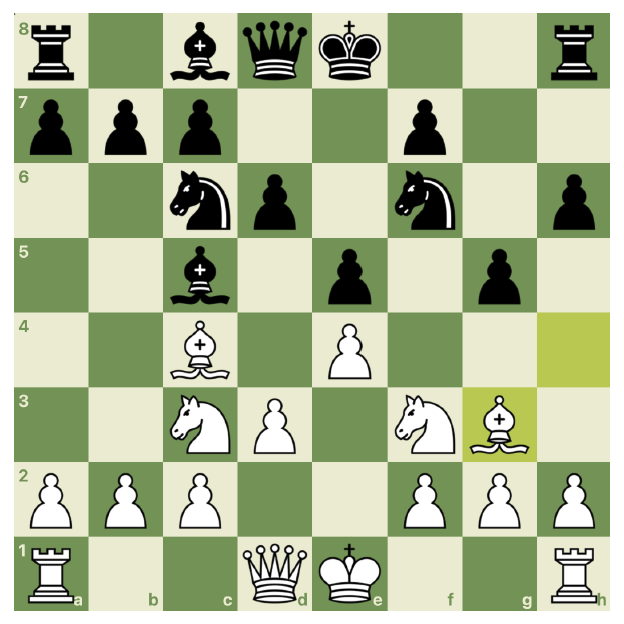
#> input picture ejemplos/tablero1.png, 624 x 624 px
$ python entrenar_dual.py
#> lines starting #> are read from the running program, lines starting #| are printed output that depends on the picture; after the words box and inside, x2 and y2 are one past the last pixel; in counts of white or black regions, pixels touching at a corner belong together
### deteccion_tablero.py
"""
Detección de tablero para el reto ONCE.
Verificado sobre los diez diagramas de ejemplos/: la rejilla queda alineada en
los dos estilos (tablero moderno en color y escaneo de libro en blanco y negro).

Sustituye a la detección anterior, que se desviaba media casilla y hacía que
cada recorte contuviera trozos de dos casillas.
"""

from PIL import Image
import numpy as np

# Colores del tablero moderno (medidos en los ejemplos)
LIGHT = (234, 235, 208)
DARK = (115, 147, 86)
HIGHLIGHT_YELLOW = (184, 200, 81)


def _near(arr, color, tol=18):
    return np.abs(arr.astype(int) - np.array(color)).max(2) <= tol


def detect_board(img, margen=0):
    """
    Devuelve (x0, y0, x1, y1): la caja del tablero dentro de la imagen.

    margen: desplazamiento en píxeles aplicado a los cuatro lados. Positivo
            encoge la caja, negativo la agranda. Es lo que conectamos a los
            deslizadores de ajuste manual de la interfaz.
    """
    a = np.array(img.convert("RGB"))

    # ¿Es un tablero moderno en color? Se reconoce por sus dos colores de casilla.
    es_color = _near(a, LIGHT) | _near(a, DARK) | _near(a, HIGHLIGHT_YELLOW)

    if es_color.mean() > 0.25:
        ys, xs = np.where(es_color)
        box = [xs.min(), ys.min(), xs.max() + 1, ys.max() + 1]
    else:
        # Diagrama escaneado: el tablero va dentro de un marco negro. Buscamos
        # las filas y columnas que son casi enteramente oscuras: son el marco.
        oscuro = a.astype(int).sum(2) < 300
        h, w = oscuro.shape
        filas = np.where(oscuro.sum(1) > 0.5 * w)[0]
        cols = np.where(oscuro.sum(0) > 0.5 * h)[0]
        if len(filas) >= 2 and len(cols) >= 2:
            box = [cols.min(), filas.min(), cols.max() + 1, filas.max() + 1]
        else:
            ys, xs = np.where(oscuro)
            box = [xs.min(), ys.min(), xs.max() + 1, ys.max() + 1]

    x0, y0, x1, y1 = box
    return (x0 + margen, y0 + margen, x1 - margen, y1 - margen)


def recortar_casillas(img, tam=32, margen=0, recorte_interior=0.06):
    """
    Devuelve una lista de 64 imágenes de casilla, en orden a8..h8, a7..h7, ... a1..h1
    (el mismo orden de lectura de un FEN).

    recorte_interior: fracción del lado que se descarta en cada borde de la
        casilla. Un 6% quita las líneas de separación y las etiquetas de
        coordenadas sin llegar a cortar las piezas.
    """
    x0, y0, x1, y1 = detect_board(img, margen)
    tablero = img.convert("RGB").crop((x0, y0, x1, y1))
    W, H = tablero.size
    sx, sy = W / 8.0, H / 8.0
    dx, dy = sx * recorte_interior, sy * recorte_interior

    casillas = []
    for fila in range(8):          # fila 0 = rank 8
        for col in range(8):       # col 0 = columna a
            cx0 = col * sx + dx
            cy0 = fila * sy + dy
            cx1 = (col + 1) * sx - dx
            cy1 = (fila + 1) * sy - dy
            c = tablero.crop((int(cx0), int(cy0), int(cx1), int(cy1)))
            casillas.append(c.resize((tam, tam), Image.LANCZOS))
    return casillas


# [19 lines left out: function color_de_casilla, not called in this run]


# [22 lines that do not run on import are left out]

### entrenar_dual.py
"""
Entrena DOS clasificadores separados, uno por estilo visual, y valida los diez
diagramas contra la verdad de referencia de la ONCE.

Ejecutar:  python entrenar_dual.py
"""
import re, pickle, numpy as np
from PIL import Image
from sklearn.neighbors import KNeighborsClassifier
from deteccion_tablero import recortar_casillas, detect_board

BR = {'⠂':1,'⠆':2,'⠒':3,'⠲':4,'⠢':5,'⠖':6,'⠶':7,'⠦':8}
PZ = {'R':'K','D':'Q','T':'R','C':'N','A':'B','P':'P'}

def idx(col, row):                      # a8 -> 0 ... h1 -> 63
    return (8 - row) * 8 + (ord(col) - ord('a'))

def gt_braille(linea, color):
    out = {}
    for m in re.finditer(r'([RDTCAP]?)([a-h])([⠂⠆⠒⠲⠢⠖⠶⠦])', linea):
        p, c, r = m.groups()
        out[idx(c, BR[r])] = color + (PZ[p] if p else 'P')
    return out

def gt_audio(linea, color):
    """'Rey en E2, Torres en C1 y H1, Peones en A2, B2 y C2'"""
    out = {}
    tipo = None
    NOMB = [('Peon','P'),('Peón','P'),('Rey','K'),('Dama','Q'),('Torre','R'),
            ('Alfil','B'),('Caballo','N')]
    for tok in re.split(r'[,;]| y ', linea):
        for n, p in NOMB:
            if n.lower() in tok.lower():
                tipo = p
                break
        m = re.search(r'\b([A-Ha-h])\s?([1-8])\b', tok)
        if m and tipo:
            out[idx(m.group(1).lower(), int(m.group(2)))] = color + tipo
    return out

GT = {
 'tablero1.png':  ('b', "Re⠂ Dd⠂ Ta⠂ Th⠂ Cc⠒ Cf⠒ Ac⠲ Ag⠒ a⠆ b⠆ c⠆ d⠒ e⠲ f⠆ g⠆ h⠆",
                        "Re⠦ Dd⠦ Ta⠦ Th⠦ Cc⠖ Cf⠖ Ac⠢ Ac⠦ a⠶ b⠶ c⠶ d⠖ e⠢ f⠶ g⠢ h⠖", 'moderno', 0),
 'tablero2.png':  ('b', "Re⠂ Dd⠂ Ta⠂ Th⠂ Cc⠒ Af⠂ Af⠲ a⠆ b⠆ c⠆ e⠲ f⠆ g⠆ h⠆",
                        "Re⠦ Dd⠦ Ta⠦ Th⠦ Cg⠲ Ac⠦ Af⠦ a⠶ b⠶ d⠖ e⠢ f⠶ g⠶ h⠶", 'moderno', 180),
 'tablero3.png':  ('b', "Re⠂ Dd⠂ Ta⠂ Th⠂ Cb⠂ Cf⠒ Af⠂ Ag⠢ a⠆ b⠆ c⠲ d⠲ e⠆ f⠆ g⠆ h⠆",
                        "Re⠦ Dd⠦ Ta⠦ Th⠦ Cb⠦ Cf⠖ Ac⠦ Af⠦ a⠶ b⠶ c⠶ d⠶ e⠖ f⠢ g⠶ h⠖", 'moderno', 0),
 'tablero4.png':  ('b', "Rh⠂ a⠲ b⠒ c⠆ f⠒ g⠲ h⠒", "Ra⠦ a⠶ b⠖ f⠲ g⠢ h⠲", 'moderno', 0),
 'tablero5.png':  ('b', "Rg⠂ Dd⠒ Tc⠂ Cd⠆ Ch⠢ Ac⠒ c⠲ d⠢ e⠲ g⠆ h⠒",
                        "Rg⠦ Db⠦ Ta⠆ Tb⠖ Ad⠖ Ad⠶ c⠢ e⠢ f⠖ f⠶ h⠖", 'moderno', 0),
 'tablero6.png':  ('b', "Rg⠂ Dd⠂ Ta⠂ Te⠂ Cd⠆ Cf⠒ Ac⠂ Ac⠆ b⠲ c⠒ d⠢ e⠲ f⠆ g⠆ h⠒",
                        "Rg⠦ Dc⠶ Tb⠦ Tf⠦ Cb⠶ Cf⠖ Ac⠦ Ae⠶ b⠢ c⠢ d⠖ e⠢ f⠶ g⠶ h⠶", 'moderno', 0),
 'diagrama01.png':('a', "Rey en E2, Dama en A4, Torres en C1 y H1, Alfil en B5, Caballos en C3 y F3, Peones en A2, B2, D2, F2, G2 y H2",
                        "Rey en E8, Dama en D7, Torres en A8 y H8, Alfiles en F8 y G4, Caballo en C6, Peones en A7, B7, C5, E7, F7, G7 y H7", 'escaneado', 0),
 'diagrama02.png':('a', "Rey en D2, Alfil en H6, Caballo en E1, Peones en A3, B2, G2 y H3",
                        "Rey en E6, Alfil en C4, Caballo en C6, Peones en B7, B6, D5, G6 y H7", 'escaneado', 0),
 'diagrama05.png':('a', "Rey en G1, Dama en D1, Torres en A1 y E1, Alfiles en B3 y C1, Caballos en B1 y F3, Peones en A2, B2, C3, D4, E4, F2, G2 y H2",
                        "Rey en G8, Dama en D8, Torres en A8 y F8, Alfiles en E7 y C4, Caballos en A6 y F6, Peones en B5, C7, D6, E5, F7, G7 y H7", 'escaneado', 0),
 'diagrama23.png':('a', "Rey en H3, Dama en F5, Torre en F1, Caballo en E2, Peones en A6, C4, D5, G3 y G4",
                        "Rey en H7, Dama en G6, Torre en E7, Alfil en E3, Peones en A7, C5, E4, G5 y H6", 'escaneado', 0),
}

# Los dos que NO se usan para entrenar: se reservan como diagramas nuevos
RESERVADOS = {'tablero3.png', 'diagrama02.png'}


def etiquetas(nombre):
    modo, bl, ne, estilo, giro = GT[nombre]
    f = gt_braille if modo == 'b' else gt_audio
    lab = {}
    lab.update(f(bl, 'w'))
    lab.update(f(ne, 'b'))
    return lab, estilo, giro


def vector(crop):
    return np.asarray(crop.convert('L'), dtype=np.float32).ravel() / 255.0


def cargar(nombre):
    lab, estilo, giro = etiquetas(nombre)
    im = Image.open('ejemplos/' + nombre)
    if giro:
        im = im.rotate(180)
    crops = recortar_casillas(im, tam=32)
    X = np.array([vector(c) for c in crops])
    y = np.array([lab.get(i, 'empty') for i in range(64)])
    return X, y, estilo


def main():
    datos = {n: cargar(n) for n in GT}
#> in cargar, im is the input picture: PIL image 624x624 RGBA; mean R, G, B, A 173, 185.3, 149.9, 255
#> in _near, `return np.abs(arr.astype(int) - np.array(color)).max(2) <= tol`:
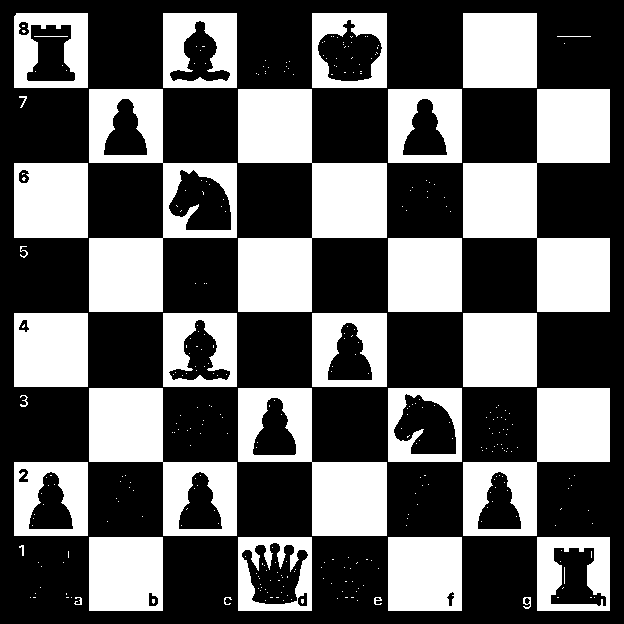
#> returned value: shape (624, 624) bool; 38% white; 342 white regions (309 under 20 px), largest, box (x1, y1, x2, y2) and area: (238, 89, 387, 312) 16577, (463, 89, 610, 312) 16354, (89, 89, 237, 312) 12393
#> in _near (call 2), `return np.abs(arr.astype(int) - np.array(color)).max(2) <= tol`: returned value: shape (624, 624) bool; 34.8% white; 35 white regions (6 under 20 px), largest, box (x1, y1, x2, y2) and area: (238, 89, 387, 312) 13526, (89, 89, 237, 312) 13420, (463, 89, 610, 312) 13343
#> in _near (call 3), `return np.abs(arr.astype(int) - np.array(color)).max(2) <= tol`: returned value: shape (624, 624) bool; 2.4% white; 2 white regions, box (x1, y1, x2, y2) and area: (537, 313, 610, 387) 5402, (463, 388, 537, 462) 3901
#> in detect_board, `es_color = _near(a, LIGHT) | _near(a, DARK) | _near(a, HIGHLIGHT_YELLOW)`: es_color: shape (624, 624) bool; 75.2% white; 124 black regions (88 under 20 px), largest, box (x1, y1, x2, y2) and area: (0, 0, 624, 624) 37733, (169, 170, 231, 230) 2562, (394, 394, 456, 454) 2559
#> in detect_board, `box = [xs.min(), ys.min(), xs.max() + 1, ys.max() + 1]`: box = [14, 13, 610, 611]
#> in detect_board, `x0, y0, x1, y1 = box`: x0 = 14; y0 = 13; x1 = 610; y1 = 611
#> in recortar_casillas, `x0, y0, x1, y1 = detect_board(img, margen)`: x0 = 14; y0 = 13; x1 = 610; y1 = 611
#> after the loop in recortar_casillas, `for fila in range(8):`:
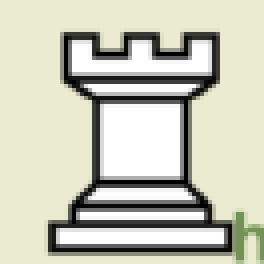
#> c: PIL image 66x66 RGB (shown 4 times larger); mean R, G, B 200.3, 201.3, 184.8
#> after the loop in recortar_casillas, `for fila in range(8):`: casillas = 64 items
#> call 2 of cargar, with nombre = 'tablero2.png'
#> in cargar (call 2), `lab, estilo, giro = etiquetas(nombre)`: lab = 28 items; estilo = 'moderno'; giro = 180
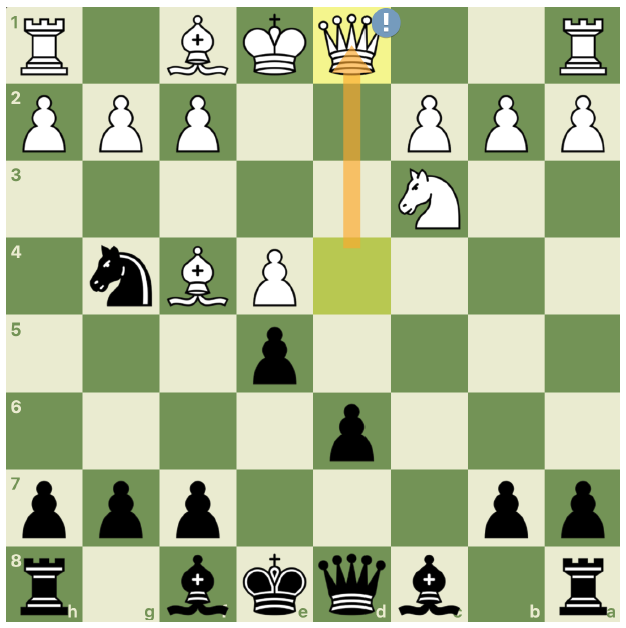
#> input picture ejemplos/tablero2.png, 626 x 628 px
#> in cargar, im is the input picture: PIL image 626x628 RGBA; mean R, G, B, A 169.6, 182.5, 144, 255
#> in _near (call 4), `return np.abs(arr.astype(int) - np.array(color)).max(2) <= tol`: returned value: shape (628, 626) bool; 39.2% white; 287 white regions (248 under 20 px), largest, box (x1, y1, x2, y2) and area: (235, 236, 313, 313) 6006, (235, 82, 313, 158) 5928, (158, 159, 235, 235) 5852
#> in _near (call 5), `return np.abs(arr.astype(int) - np.array(color)).max(2) <= tol`: returned value: shape (628, 626) bool; 38.4% white; 53 white regions (15 under 20 px), largest, box (x1, y1, x2, y2) and area: (158, 236, 235, 313) 5929, (158, 82, 235, 158) 5852, (467, 236, 543, 313) 5852
#> in _near (call 6), `return np.abs(arr.astype(int) - np.array(color)).max(2) <= tol`: returned value: shape (628, 626) bool; 1.5% white; 1 white region, box (x1, y1, x2, y2) and area: (235, 314, 313, 390) 5758
#> in detect_board (call 2), `es_color = _near(a, LIGHT) | _near(a, DARK) | _near(a, HIGHLIGHT_YELLOW)`: es_color: shape (628, 626) bool; 79% white; 113 black regions (76 under 20 px), largest, box (x1, y1, x2, y2) and area: (0, 0, 626, 628) 31103, (473, 321, 537, 383) 2728, (165, 398, 228, 460) 2706
#> call 3 of cargar, with nombre = 'tablero3.png'
#> in cargar (call 3), `lab, estilo, giro = etiquetas(nombre)`: lab = 32 items; giro = 0
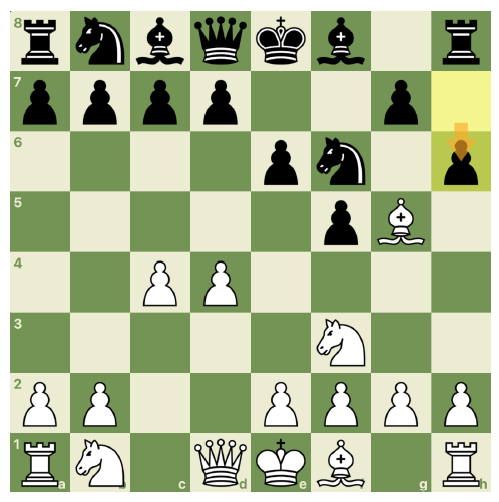
#> input picture ejemplos/tablero3.png, 499 x 502 px
#> in cargar, im is the input picture: PIL image 499x502 RGBA; mean R, G, B, A 171.7, 184.3, 147.4, 255
#> in _near (call 7), `return np.abs(arr.astype(int) - np.array(color)).max(2) <= tol`: returned value: shape (502, 499) bool; 36.7% white; 279 white regions (259 under 20 px), largest, box (x1, y1, x2, y2) and area: (10, 313, 431, 492) 26763, (10, 11, 431, 131) 19258, (251, 252, 311, 312) 3600
#> in _near (call 8), `return np.abs(arr.astype(int) - np.array(color)).max(2) <= tol`: returned value: shape (502, 499) bool; 37% white; 33 white regions (13 under 20 px), largest, box (x1, y1, x2, y2) and area: (10, 313, 431, 492) 34347, (10, 11, 431, 131) 17955, (70, 252, 130, 312) 3600
#> in _near (call 9), `return np.abs(arr.astype(int) - np.array(color)).max(2) <= tol`: returned value: shape (502, 499) bool; 0.89% white; 1 white region, box (x1, y1, x2, y2) and area: (432, 132, 491, 191) 2228
#> in detect_board (call 3), `es_color = _near(a, LIGHT) | _near(a, DARK) | _near(a, HIGHLIGHT_YELLOW)`: es_color: shape (502, 499) bool; 74.6% white; 80 black regions (41 under 20 px), largest, box (x1, y1, x2, y2) and area: (0, 0, 499, 502) 26346, (75, 439, 126, 489) 1678, (75, 16, 125, 65) 1670
#> call 4 of cargar, with nombre = 'tablero4.png'
#> in cargar (call 4), `lab, estilo, giro = etiquetas(nombre)`: lab = 13 items
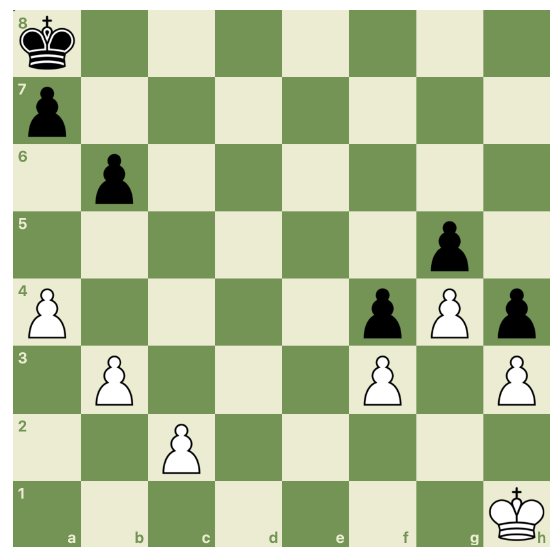
#> input picture ejemplos/tablero4.png, 560 x 560 px
#> in cargar, im is the input picture: PIL image 560x560 RGBA; mean R, G, B, A 177.5, 192, 152.7, 255
#> in _near (call 10), `return np.abs(arr.astype(int) - np.array(color)).max(2) <= tol`: returned value: shape (560, 560) bool; 41.8% white; 127 white regions (102 under 20 px), largest, box (x1, y1, x2, y2) and area: (13, 10, 416, 211) 38379, (13, 346, 416, 547) 36406, (417, 10, 483, 77) 4422
#> in _near (call 11), `return np.abs(arr.astype(int) - np.array(color)).max(2) <= tol`: returned value: shape (560, 560) bool; 43.5% white; 30 white regions (7 under 20 px), largest, box (x1, y1, x2, y2) and area: (13, 346, 416, 547) 40256, (13, 10, 416, 211) 37950, (417, 346, 483, 414) 4488
#> in _near (call 12), `return np.abs(arr.astype(int) - np.array(color)).max(2) <= tol`: returned value: shape (560, 560) bool; every value is 0
#> in detect_board (call 4), `es_color = _near(a, LIGHT) | _near(a, DARK) | _near(a, HIGHLIGHT_YELLOW)`: es_color: shape (560, 560) bool; 85.3% white; 95 black regions (74 under 20 px), largest, box (x1, y1, x2, y2) and area: (0, 0, 560, 560) 27912, (18, 15, 75, 70) 1964, (489, 487, 545, 541) 1930
#> in cargar (call 5), `lab, estilo, giro = etiquetas(nombre)`: lab = 22 items
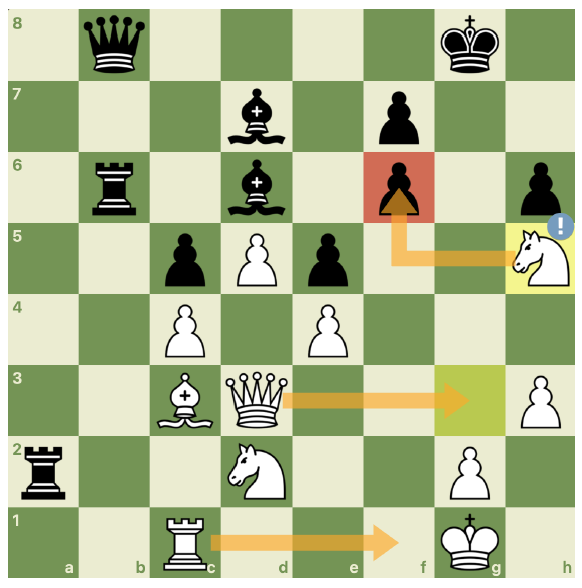
#> input picture ejemplos/tablero5.png, 582 x 588 px
#> in cargar, im is the input picture: PIL image 582x588 RGBA; mean R, G, B, A 176.3, 186.9, 146.8, 255
#> in _near (call 13), `return np.abs(arr.astype(int) - np.array(color)).max(2) <= tol`: returned value: shape (588, 582) bool; 39.1% white; 245 white regions (202 under 20 px), largest, box (x1, y1, x2, y2) and area: (150, 9, 220, 81) 5040, (293, 9, 363, 81) 5040, (79, 81, 149, 152) 4970
#> in _near (call 14), `return np.abs(arr.astype(int) - np.array(color)).max(2) <= tol`: returned value: shape (588, 582) bool; 37.4% white; 50 white regions (10 under 20 px), largest, box (x1, y1, x2, y2) and area: (221, 9, 292, 81) 5112, (221, 294, 292, 365) 5041, (364, 9, 434, 81) 5040
#> in _near (call 15), `return np.abs(arr.astype(int) - np.array(color)).max(2) <= tol`: returned value: shape (588, 582) bool; 1.3% white; 1 white region, box (x1, y1, x2, y2) and area: (435, 365, 505, 436) 4331
#> in detect_board (call 5), `es_color = _near(a, LIGHT) | _near(a, DARK) | _near(a, HIGHLIGHT_YELLOW)`: es_color: shape (588, 582) bool; 77.7% white; 121 black regions (101 under 20 px), largest, box (x1, y1, x2, y2) and area: (0, 0, 582, 588) 46358, (227, 443, 286, 500) 2314, (440, 15, 500, 74) 2215
#> in cargar (call 6), `lab, estilo, giro = etiquetas(nombre)`: lab = 30 items
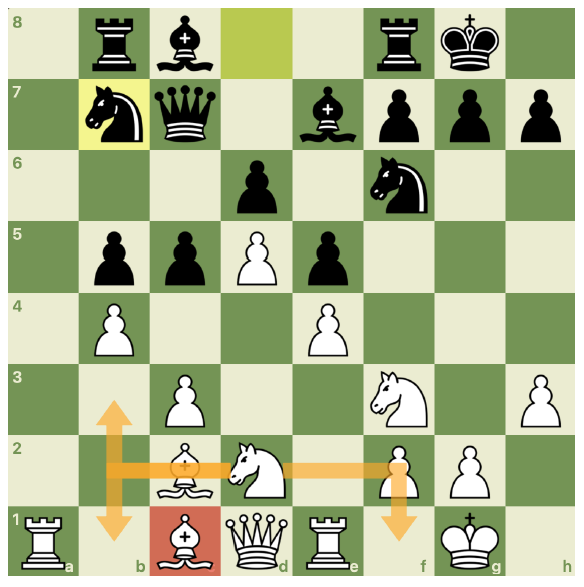
#> input picture ejemplos/tablero6.png, 584 x 587 px
#> in cargar, im is the input picture: PIL image 584x587 RGBA; mean R, G, B, A 173.9, 183.8, 145.7, 255

    print('=' * 68)
    print('VALIDACION POR ESTILO — leave-one-image-out, 1-NN')
    print('=' * 68)

    total_ok = total_n = 0
    exactos = 0
    resumen = {}

    for estilo in ('moderno', 'escaneado'):
        pool = [n for n in GT if datos[n][2] == estilo and n not in RESERVADOS]
        print(f'\n--- {estilo.upper()}  ({len(pool)} diagramas de entrenamiento) ---')
        for held in pool:
            Xtr = np.vstack([datos[n][0] for n in pool if n != held])
            ytr = np.concatenate([datos[n][1] for n in pool if n != held])
            Xte, yte, _ = datos[held]
            knn = KNeighborsClassifier(n_neighbors=1).fit(Xtr, ytr)
            pred = knn.predict(Xte)
            ok = int((pred == yte).sum())
            exacto = ok == 64
            exactos += exacto
            total_ok += ok
            total_n += 64
            resumen[held] = ok
            print(f'  {held:16s} {ok:2d}/64 casillas  {"[EXACTO]" if exacto else ""}')

    print('\n' + '=' * 68)
    print(f'TOTAL: {total_ok}/{total_n} casillas ({100*total_ok/total_n:.1f}%)')
    print(f'EXACTOS: {exactos}/{total_n//64} diagramas')
    print('=' * 68)

    # Modelos finales: cada estilo con TODOS sus diagramas de entrenamiento
    for estilo in ('moderno', 'escaneado'):
        pool = [n for n in GT if datos[n][2] == estilo and n not in RESERVADOS]
        X = np.vstack([datos[n][0] for n in pool])
        y = np.concatenate([datos[n][1] for n in pool])
        knn = KNeighborsClassifier(n_neighbors=1).fit(X, y)
        with open(f'knn_{estilo}.pkl', 'wb') as fh:
            pickle.dump(knn, fh)
        print(f'guardado knn_{estilo}.pkl  ({len(X)} muestras)')

    # Prueba sobre los dos reservados
    print('\n--- DIAGRAMAS RESERVADOS (nunca usados para entrenar) ---')
    for n in sorted(RESERVADOS):
        X, y, estilo = datos[n]
        with open(f'knn_{estilo}.pkl', 'rb') as fh:
            knn = pickle.load(fh)
        ok = int((knn.predict(X) == y).sum())
        print(f'  {n:16s} {ok:2d}/64 casillas  ({estilo})')


if __name__ == '__main__':
#> (the run stopped early here; a loop or call above may not have finished)
